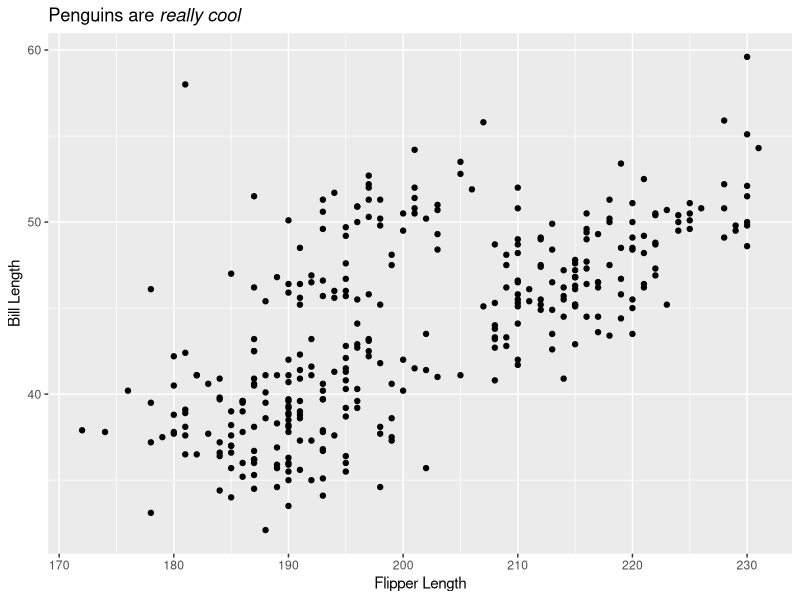

Recreate this plot in R.
library(tidyverse)
library(palmerpenguins)
library(ggtext)

ggplot(data = penguins,
       aes(x = flipper_length_mm,
           y = bill_length_mm)) +
  geom_point() +
  labs(title = "Penguins are *really cool*",
       x = "Flipper Length",
       y = "Bill Length") +
  theme(plot.title = element_markdown())

# new text
# More new text